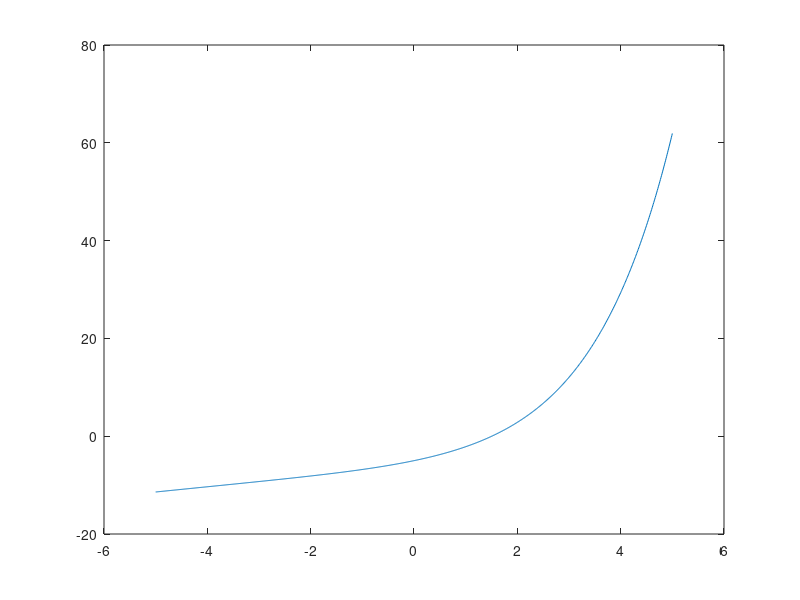
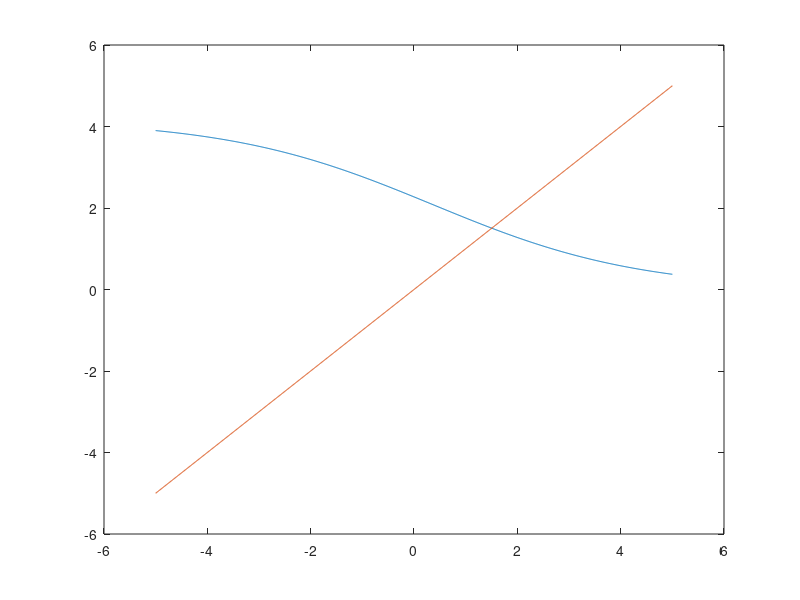

The MATLAB source for these figures, in order:
close all; clear all;

F = @(x)(x.*exp(0.5.*x) + 1.2*x - 5 );
G = @(x)(5./(exp(0.5.*x)+1.2));

x = linspace(-5,5,1000);
figure();
plot(x,F(x));
figure();
plot(x,G(x),x,x);

x0=2;
X = x0;
i =1;

xi = X(i);
x = G(xi);
X = [X, x];
i = i+1;
tol= abs((X(i) -X(i-1))/X(i-1));

while( tol > 0.001)
    xi = X(i);
    x = G(xi);
    X = [X, x];
    i = i+1;
    tol= abs((X(i) -X(i-1))/X(i-1));
end
